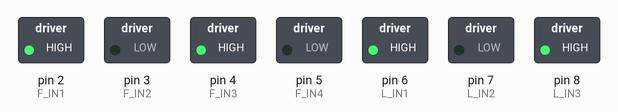
The sketch below on a simulated Arduino Uno, built with avr-gcc and run on an emulated ATmega328P. On the bench: switched loads named in the sketch (green lamp = pin HIGH).

Above: at 0.2 s.
At 1.2 s:
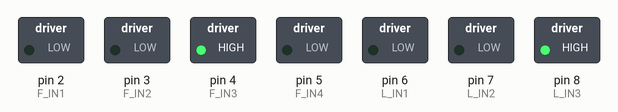
At 1.7 s:
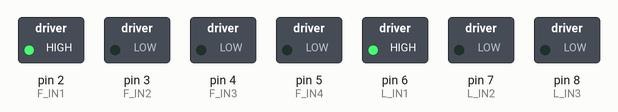
At 3.5 s:
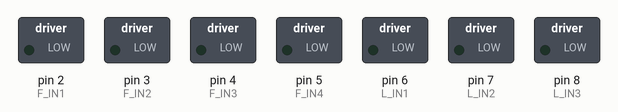
At 5.7 s:
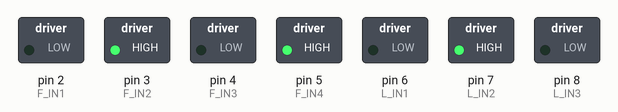
Timing chart, 0 to 6.5 s (numbered marks = the images above):
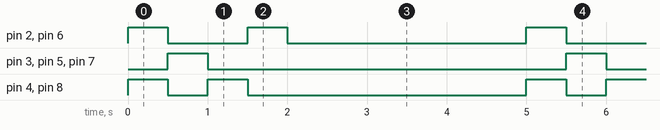

Measured:
- by itself, pin 2 (F_IN1), pin 6 (L_IN1): repeats every 5.0 s: LOW 1.0 s, HIGH 0.50 s, LOW 3.0 s, HIGH 0.50 s
- by itself, pin 3 (F_IN2), pin 5 (F_IN4), pin 7 (L_IN2): alternates HIGH for 0.50 s and LOW for 4.5 s
- by itself, pin 4 (F_IN3), pin 8 (L_IN3): repeats every 5.0 s: LOW 0.50 s, HIGH 0.50 s, LOW 3.5 s, HIGH 0.50 s

The sketch:

LineTrace_BUS.ino
```cpp
#include <SPI.h>
#include "printf.h"
#include "RF24.h"

#define F_IN1 2  //앞 모터드라이버 1번 핀
#define F_IN2 3  //앞 모터드라이버 2번 핀
#define F_IN3 4  //앞 모터드라이버 3번 핀
#define F_IN4 5  //앞 모터드라이버 4번 핀

#define L_IN1 6  //뒷 모터드라이버 1번 핀
#define L_IN2 7  //뒷 모터드라이버 2번 핀
#define L_IN3 8  //뒷 모터드라이버 3번 핀
#define L_IN4 9  //뒷 모터드라이버 4번 핀

//int lineTraceSensor //라인 트레이스 센서 핀 번호 ;


RF24 radio(A1, A2);

uint8_t address[][6] = {"1Node", "2Node"};
bool radioNumber = 1;
bool role = false;
float payload = 0.0;


void forward(){
  digitalWrite(F_IN1, HIGH);
  digitalWrite(F_IN2, LOW);
  digitalWrite(F_IN3, HIGH);
  digitalWrite(F_IN4, LOW);

  digitalWrite(L_IN1, HIGH);
  digitalWrite(L_IN2, LOW);
  digitalWrite(L_IN3, HIGH);
  digitalWrite(L_IN4, LOW);
}

void back(){
  digitalWrite(F_IN1, LOW);
  digitalWrite(F_IN2, HIGH);
  digitalWrite(F_IN3, LOW);
  digitalWrite(F_IN4, HIGH);

  digitalWrite(L_IN1, LOW);
  digitalWrite(L_IN2, HIGH);
  digitalWrite(L_IN3, LOW);
  digitalWrite(L_IN4, HIGH);
}

void left(){
  digitalWrite(F_IN1, LOW);
  digitalWrite(F_IN2, LOW);
  digitalWrite(F_IN3, HIGH);
  digitalWrite(F_IN4, LOW);

  digitalWrite(L_IN1, LOW);
  digitalWrite(L_IN2, LOW);
  digitalWrite(L_IN3, HIGH);
  digitalWrite(L_IN4, LOW);
}

void right(){
  digitalWrite(F_IN1, HIGH);
  digitalWrite(F_IN2, LOW);
  digitalWrite(F_IN3, LOW);
  digitalWrite(F_IN4, LOW);

  digitalWrite(L_IN1, HIGH);
  digitalWrite(L_IN2, LOW);
  digitalWrite(L_IN3, LOW);
  digitalWrite(L_IN4, LOW);
}


void motorStop(){
  digitalWrite(F_IN1, LOW);
  digitalWrite(F_IN2, LOW);
  digitalWrite(F_IN3, LOW);
  digitalWrite(F_IN4, LOW);

  digitalWrite(L_IN1, LOW);
  digitalWrite(L_IN2, LOW);
  digitalWrite(L_IN3, LOW);
  digitalWrite(L_IN4, LOW);
}

void setup() {
  // put your setup code here, to run once:
  Serial.begin(115200);
  /*while (!Serial){}
  if (!radio.begin()) {
    Serial.println(F("radio hardware is not responding!!"));
    while (1) {} // hold in infinite loop
  }
  Serial.println(F("RF24/examples/GettingStarted"));
  Serial.println(F("Which radio is this? Enter '0' or '1'. Defaults to '0'"));
  while (!Serial.available()) {
    // wait for user input
  }
  char input = Serial.parseInt();
  radioNumber = input == 1;
  Serial.print(F("radioNumber = "));
  Serial.println((int)radioNumber);

  Serial.println(F("*** PRESS 'T' to begin transmitting to the other node"));
  radio.setPALevel(RF24_PA_LOW);
  radio.setPayloadSize(sizeof(payload));
  radio.openWritingPipe(address[radioNumber]);
  radio.openReadingPipe(1, address[!radioNumber]);

  if (role) {
    radio.stopListening();  // put radio in TX mode
  } else {
    radio.startListening(); // put radio in RX mode
  }
  */
  pinMode(F_IN1, OUTPUT); // 전 좌 모터 1
  pinMode(F_IN2, OUTPUT); // 전 좌 모터 2
  pinMode(F_IN3, OUTPUT); // 전 우 모터 1
  pinMode(F_IN4, OUTPUT); // 전 우 모터 2

  pinMode(L_IN1, OUTPUT); // 후 좌 모터 1
  pinMode(L_IN2, OUTPUT); // 후 좌 모터 2
  pinMode(L_IN3, OUTPUT); // 후 우 모터 1
}

void loop() {
  // put your main code here, to run repeatedly:
  /*if (role) {
    // This device is a TX node

    unsigned long start_timer = micros();                    // start the timer
    bool report = radio.write(&payload, sizeof(float));      // transmit & save the report
    unsigned long end_timer = micros();                      // end the timer

    if (report) {
      Serial.print(F("Transmission successful! "));          // payload was delivered
      Serial.print(F("Time to transmit = "));
      Serial.print(end_timer - start_timer);                 // print the timer result
      Serial.print(F(" us. Sent: "));
      Serial.println(payload);                               // print payload sent
      payload += 0.01;                                       // increment float payload
    } else {
      Serial.println(F("Transmission failed or timed out")); // payload was not delivered
    }

    // to make this example readable in the serial monitor
    delay(1000);  // slow transmissions down by 1 second

  }

  else {
    // This device is a RX node

    uint8_t pipe;
    if (radio.available(&pipe)) {             // is there a payload? get the pipe number that recieved it
      uint8_t bytes = radio.getPayloadSize(); // get the size of the payload
      radio.read(&payload, bytes);            // fetch payload from FIFO
      Serial.print(F("Received "));
      Serial.print(bytes);                    // print the size of the payload
      Serial.print(F(" bytes on pipe "));
      Serial.print(pipe);                     // print the pipe number
      Serial.print(F(": "));
      Serial.println(payload);                // print the payload's value
    }
  } // role
  */

  forward();
  delay(500);
  back();
  delay(500);
  left();
  delay(500);
  right();
  delay(500);
  motorStop();
  delay(3000);

}
```
